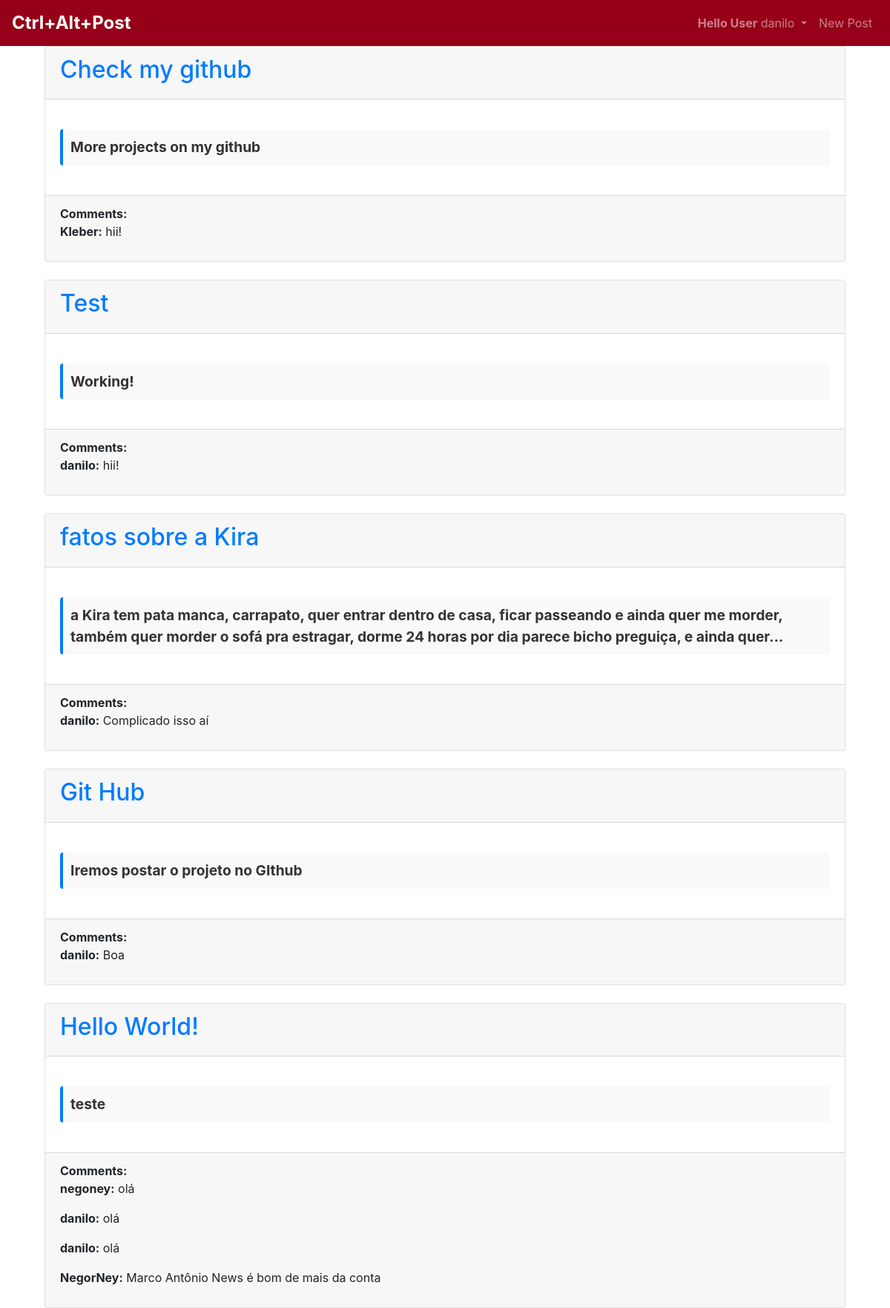
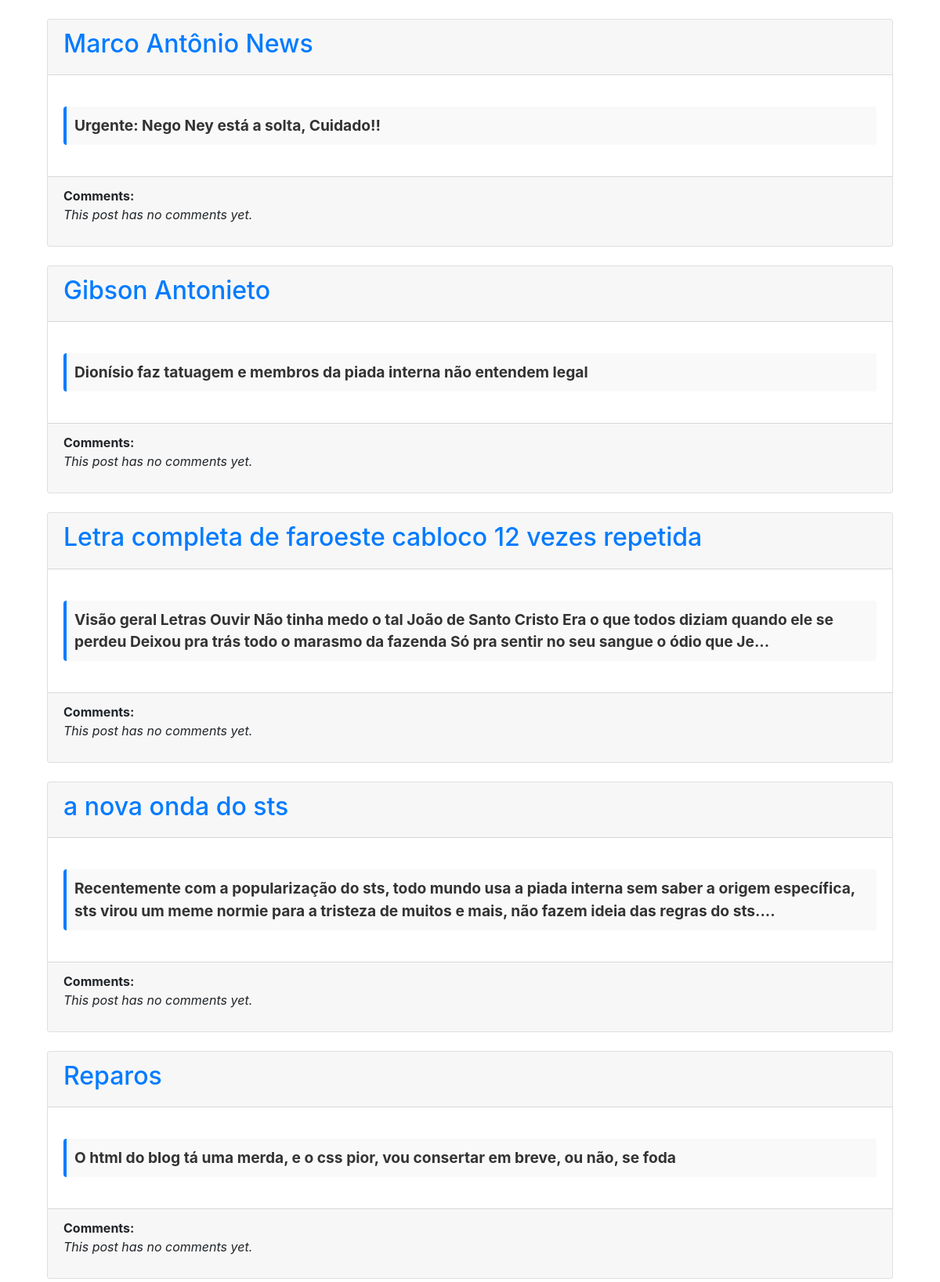
The app's page / (signed in, upper part) with its own data (2 pictures, top to bottom).
### blog/models.py (models this page shows, shortened)
class Post(models.Model):
    title = models.CharField(max_length=200)
    author = models.ForeignKey(
        'auth.User',
        on_delete = models.CASCADE
    )
    date = models.DateTimeField(auto_now_add = True)
    body = models.TextField()

class Comment(models.Model):
    comment = models.CharField(max_length=255)
    post = models.ForeignKey(Post, on_delete=models.CASCADE, related_name='comments')  # Adicione related_name='comments'
    author = models.ForeignKey(User, on_delete=models.CASCADE)
    created_at = models.DateTimeField(auto_now_add=True)

### blog/views.py (the view)
# urls.py: path('', BlogListView.as_view(), name='home'),
class BlogListView(ListView):
    model = Post
    template_name = 'home.html'
    context_object_name = 'posts'  # Adiciona o nome do contexto
    def get_queryset(self):
        return Post.objects.all().order_by('-date')

### blog/templates/home.html (shortened to what this page needs)
{% extends 'base.html' %}
{% block content %}
<div class="container">
    {% for post in posts %}
    <div class="post-entry mb-4">
        <div class="card">
            <div class="card-header">
                <h2><a href="{% url 'post_detail' post.pk %}">{{ post.title }}</a></h2>
            </div>
            <div class="card-body">
                <p class = "post-body">{{ post.body|slice:":200" }}{% if post.body|length > 100 %}...{% endif %}</p>
            </div>
            <div class="card-footer">
                <strong>Comments:</strong>
                {% if post.comments.count > 0 %}
                    <div class="comments-list">
                        {% for comment in post.comments.all %}
                        <div class="comment-entry mb-2">
                            <p><strong>{{ comment.author.username }}:</strong> {{ comment.comment }}</p>
                        </div>
                        {% endfor %}
                    </div>
                {% else %}
                    <p style="font-style: italic;">This post has no comments yet.</p>
                {% endif %}
            </div>
        </div>
    </div>
    {% endfor %}
</div>
{% endblock content %}

### blog/templates/base.html (shortened to what this page needs)
<!DOCTYPE html>
<html lang="en">
<head>
    {% load static %}
    <link rel="stylesheet" href="https://cdn.jsdelivr.net/npm/bootstrap@4.5.3/dist/css/bootstrap.min.css">
</head>
<body>
    <nav class="navbar navbar-expand-lg navbar-dark">
        <a class="navbar-brand" href="{% url 'home' %}">Ctrl+Alt+Post</a>
        <div class="collapse navbar-collapse" id="navbarSupportedContent">
        {% if user.is_authenticated %}
        <ul class="navbar-nav ml-auto">
        <li class="nav-item">
            <a class="nav-link dropdown-toggle" href="#"
            id="navbarDropdown" role="button" data-toggle="dropdown"
            aria-haspopup="true" aria-expanded="false"><strong>Hello User</strong>
            {{ user.username }}
            </a>
        </li>
        <li class="nav-item">
            <a class="nav-link" href="{% url 'post_new' %}">New Post</a>
        </li>
        </ul>
        {% endif %}
        </div>
    </nav>
    <main>
        <div class="container">
        {% block content %}
        {% endblock content %}
        </div>
    </main>

### blog/templates/base.html (style rules this page uses)
.navbar { background-color: #960018 !important; }
.navbar-brand { font-size: 1.5rem; font-weight: bold; }

### blog/templates/home.html (style rules this page uses)
.post-body { font-size: 1.2em; font-weight: bold; color: #333; background-color: #f9f9f9; padding: 10px; border-left: 4px solid #007BFF; margin: 20px 0; border-radius: 4px; }

### records on screen
Post: title "Check my github", body "More projects on my github"
Comment: author.username "Kleber", comment "hii!"
Post: title "Test", body "Working!"
Comment: author.username "danilo", comment "hii!"
Post: title "fatos sobre a Kira", body "a Kira tem pata manca, carrapato, quer entrar dentro de casa, ficar passeando e ainda quer me morder, também quer morder o sofá pra estragar, dorme 24 horas por dia parece bicho preguiça, e ainda quer"
Comment: author.username "danilo", comment "Complicado isso aí"
Post: title "Git Hub", body "Iremos postar o projeto no GIthub"
Comment: author.username "danilo", comment "Boa"
Post: title "Hello World!", body "teste"
Comment: author.username "negoney", comment "olá"
Comment: author.username "danilo", comment "olá"
Comment: author.username "danilo", comment "olá"
Comment: author.username "NegorNey", comment "Marco Antônio News é bom de mais da conta"
Post: title "Marco Antônio News", body "Urgente: Nego Ney está a solta, Cuidado!!", shows "This post has no comments yet."
Post: title "Gibson Antonieto", body "Dionísio faz tatuagem e membros da piada interna não entendem legal", shows "This post has no comments yet."
Post: title "Letra completa de faroeste cabloco 12 vezes repetida", body "Visão geral Letras Ouvir Não tinha medo o tal João de Santo Cristo Era o que todos diziam quando ele se perdeu Deixou pra trás todo o marasmo da fazenda Só pra sentir no seu sangue o ódio que Je", shows "This post has no comments yet."
Post: title "a nova onda do sts", body "Recentemente com a popularização do sts, todo mundo usa a piada interna sem saber a origem específica, sts virou um meme normie para a tristeza de muitos e mais, não fazem ideia das regras do sts.", shows "This post has no comments yet."
Post: title "Reparos", body "O html do blog tá uma merda, e o css pior, vou consertar em breve, ou não, se foda", shows "This post has no comments yet."

### other values on screen
{{ user.username }} "danilo"
